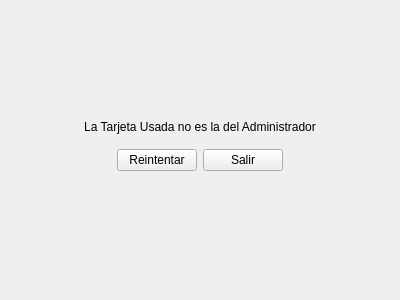
<?xml version="1.0" encoding="UTF-8"?>
<ui version="4.0">
 <class>Form</class>
 <widget class="QWidget" name="Form">
  <property name="geometry">
   <rect>
    <x>0</x>
    <y>0</y>
    <width>400</width>
    <height>300</height>
   </rect>
  </property>
  <property name="windowTitle">
   <string>Form</string>
  </property>
  <layout class="QVBoxLayout" name="verticalLayout">
   <item>
    <spacer name="top_space">
     <property name="orientation">
      <enum>Qt::Vertical</enum>
     </property>
     <property name="sizeHint" stdset="0">
      <size>
       <width>20</width>
       <height>99</height>
      </size>
     </property>
    </spacer>
   </item>
   <item>
    <widget class="QLabel" name="not_detected_lbl">
     <property name="text">
      <string>La Tarjeta Usada no es la del Administrador</string>
     </property>
     <property name="scaledContents">
      <bool>false</bool>
     </property>
     <property name="alignment">
      <set>Qt::AlignCenter</set>
     </property>
    </widget>
   </item>
   <item>
    <widget class="QWidget" name="button_container" native="true">
     <property name="sizePolicy">
      <sizepolicy hsizetype="Preferred" vsizetype="Preferred">
       <horstretch>0</horstretch>
       <verstretch>0</verstretch>
      </sizepolicy>
     </property>
     <layout class="QHBoxLayout" name="horizontalLayout">
      <item>
       <spacer name="left_space">
        <property name="orientation">
         <enum>Qt::Horizontal</enum>
        </property>
        <property name="sizeHint" stdset="0">
         <size>
          <width>40</width>
          <height>20</height>
         </size>
        </property>
       </spacer>
      </item>
      <item>
       <widget class="QPushButton" name="retry_btn">
        <property name="text">
         <string>Reintentar</string>
        </property>
       </widget>
      </item>
      <item>
       <widget class="QPushButton" name="exit_btn">
        <property name="text">
         <string>Salir</string>
        </property>
       </widget>
      </item>
      <item>
       <spacer name="right_space">
        <property name="orientation">
         <enum>Qt::Horizontal</enum>
        </property>
        <property name="sizeHint" stdset="0">
         <size>
          <width>40</width>
          <height>20</height>
         </size>
        </property>
       </spacer>
      </item>
     </layout>
    </widget>
   </item>
   <item>
    <spacer name="bottom_space">
     <property name="orientation">
      <enum>Qt::Vertical</enum>
     </property>
     <property name="sizeHint" stdset="0">
      <size>
       <width>20</width>
       <height>99</height>
      </size>
     </property>
    </spacer>
   </item>
  </layout>
 </widget>
 <resources/>
 <connections/>
</ui>
